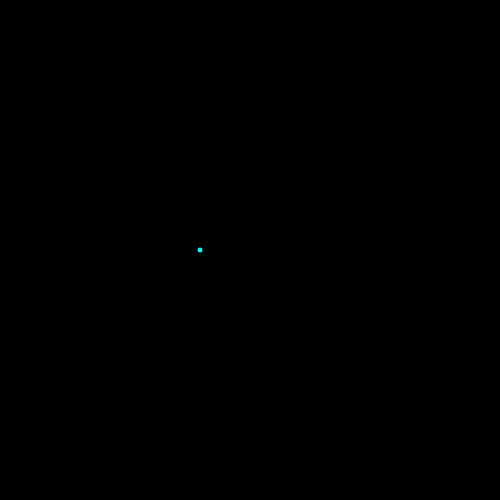
Frame 1 (no input)
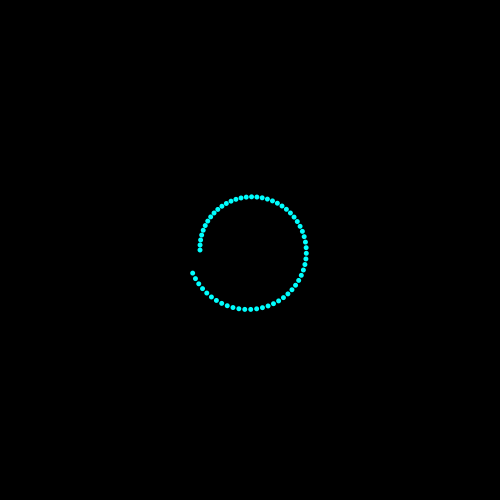
Frame 60 (the mouse pressed at the canvas centre just before this capture)
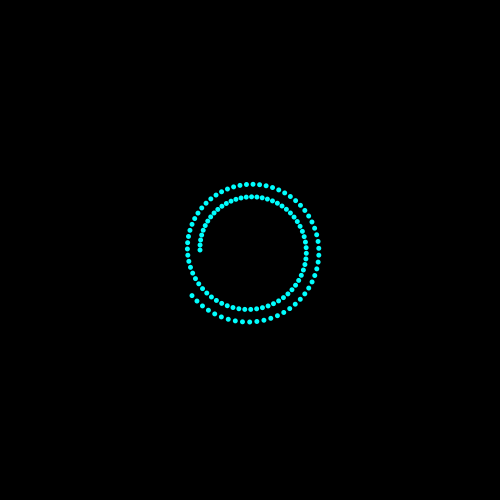
Frame 120 (the mouse held since frame 60 and released just before this capture)

The Processing sketch that drew these frames (run headless with seeded random() and noise(); from frame 60 on, the mouse is pressed at the canvas centre):

// Processing sketch: Aug9_Class3
// ── Aug9_Class3.pde
float r = 50;

PVector position;
float theta;

void setup(){
  size(500, 500);
  background(0);
  
  position = new PVector (0, 0);
}

void draw(){
  //position.x = r*cos(frameCount);
  //position.y = -r*sin(frameCount);
  
  position.x = -r*cos(theta);
  position.y = -r*sin(theta);
  
  r += .2;
  theta += 0.1;
  
  
  fill(0, 255, 255);
  noStroke();
  ellipse(position.x + width/2, position.y + height/2, 5, 5);
}
